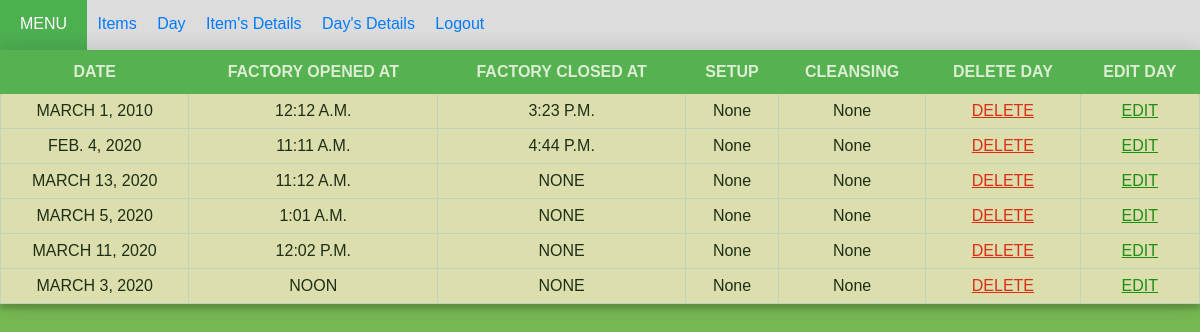
The page /todays_detail/ (signed in) on the database its author committed.
### cal/models.py (models this page shows, shortened)
class days(models.Model):
    date = models.DateField(default = date.today, unique=True)
    fact_open_time = models.TimeField(blank=True, null=True)
    fact_close_time = models.TimeField(blank=True, null=True)
    setup = models.CharField(max_length=1000, blank=True, null=True)
    cleansing = models.CharField(max_length=1000, blank=True, null=True)
    user_id = models.ForeignKey(User, on_delete=models.CASCADE, null=True)

### cal/views.py (the view)
# urls.py: path('todays_detail/', views.todays_detail, name='todays_detail'),
@login_required(login_url='login')
def todays_detail(request):
    all_items = days.objects.filter(user_id=request.user)
    return render(request, 'todays_detail.html', {'all_items': all_items})

### cal/templates/todays_detail.html (shortened to what this page needs)
{% load static %}
<!DOCTYPE html>
<html>
    <head>
        <link href="{% static  'css/todays_detail.css' %}" type="text/css" rel="stylesheet">
    </head>
    <body>
        <header>
            <div>
            <nav class="nav">
                    <a class="menu">MENU </a>
                    <a class="nav-item" href="{% url 'home' %}">Items</a>
                    <a class="nav-item" href="{% url 'day' %}">Day</a>
                    <a class="nav-item" href="{% url 'show' %}">Item's Details</a>
                    <a class="nav-item" href="{% url 'todays_detail' %}">Day's Details</a>
                    <a class="nav-item" href="{% url 'logout' %}">Logout</a>
            </nav>
        </header>
        <table class="container">
            <tr>
                <th>Date</th>
                <th>Factory Opened At</th>
                <th>Factory Closed At</th>
                <th>Setup</th>
                <th>Cleansing</th>
                <th>delete day</th>
                <th>edit day</th>
            </tr>
            {% if all_items %}
                {% for things in all_items %}
            <tr class="table-secondary">
                <td class="striker">{{ things.date }}</td>
                <td class="striker">{{ things.fact_open_time }}</td>
                <td class="striker">{{ things.fact_close_time }}</td>
                <td class="notess">{{ things.setup }}</td>
                <td class="notess">{{ things.cleansing }}</td>
                <td class="delete"><center><a href="{% url 'delete_day' things.id %}">delete</a></center></td>
                <td class="edit"><center><a href="{% url 'edit_day' things.id %}">edit</a></center></td>
            </tr>
                {% endfor %}
          {% endif %}
        </table>
    </body>
</html>

### cal/static/css/todays_detail.css (style rules this page uses)
* { margin:0; padding:0; }
body { background: #76b852; font-family: "Trebuchet MS", Arial, Helvetica, sans-serif; margin: 0; }
.container { text-transform: uppercase; text-align: center; align-content: center; font-family: "Trebuchet MS", Arial, Helvetica, sans-serif; border-collapse: collapse; width: 100%; opacity: 0.75; box-shadow: 0 0 20px 0 rgba(0, 0, 0, 0.2), 0 5px 5px 0 rgba(0, 0, 0, 0.24); background-color: blanchedalmond; padding: 50px; }
.container td, .container th { border: 1px solid #ddd; padding: 8px; }
.container th { border: 1px solid #4CAF50; padding-top: 12px; padding-bottom: 12px; background-color: #4CAF50; color: white; }
.nav { line-height:3; background-color: #DCDCDC; height : 50px; padding: 0; margin: 0; }
.nav-item { margin-left: -4px; height : 20px; padding : 10px ; background-color: 4CAF50; }
.notess { max-width: 300px; word-wrap: break-word; text-transform: none; max-width: 300px; word-wrap: break-word; text-transform: none; }
a { color:#007bff; text-decoration:none; background-color:transparent; }
.menu, .menu:hover { margin: 0; display: inline-block; padding: 0 20px; color: white; background-color: #4CAF50; height: 100%; }
.delete a { color: red; text-decoration: underline; }
.edit a { color:green; text-decoration: underline; }

### rows shown on the page
days: date "MARCH 1, 2010", fact_open_time "12:12 A.M.", fact_close_time "3:23 P.M.", setup "None", cleansing "None"
days: date "FEB. 4, 2020", fact_open_time "11:11 A.M.", fact_close_time "4:44 P.M.", setup "None", cleansing "None"
days: date "MARCH 13, 2020", fact_open_time "11:12 A.M.", fact_close_time "NONE", setup "None", cleansing "None"
days: date "MARCH 5, 2020", fact_open_time "1:01 A.M.", fact_close_time "NONE", setup "None", cleansing "None"
days: date "MARCH 11, 2020", fact_open_time "12:02 P.M.", fact_close_time "NONE", setup "None", cleansing "None"
days: date "MARCH 3, 2020", fact_open_time "NOON", fact_close_time "NONE", setup "None", cleansing "None"
